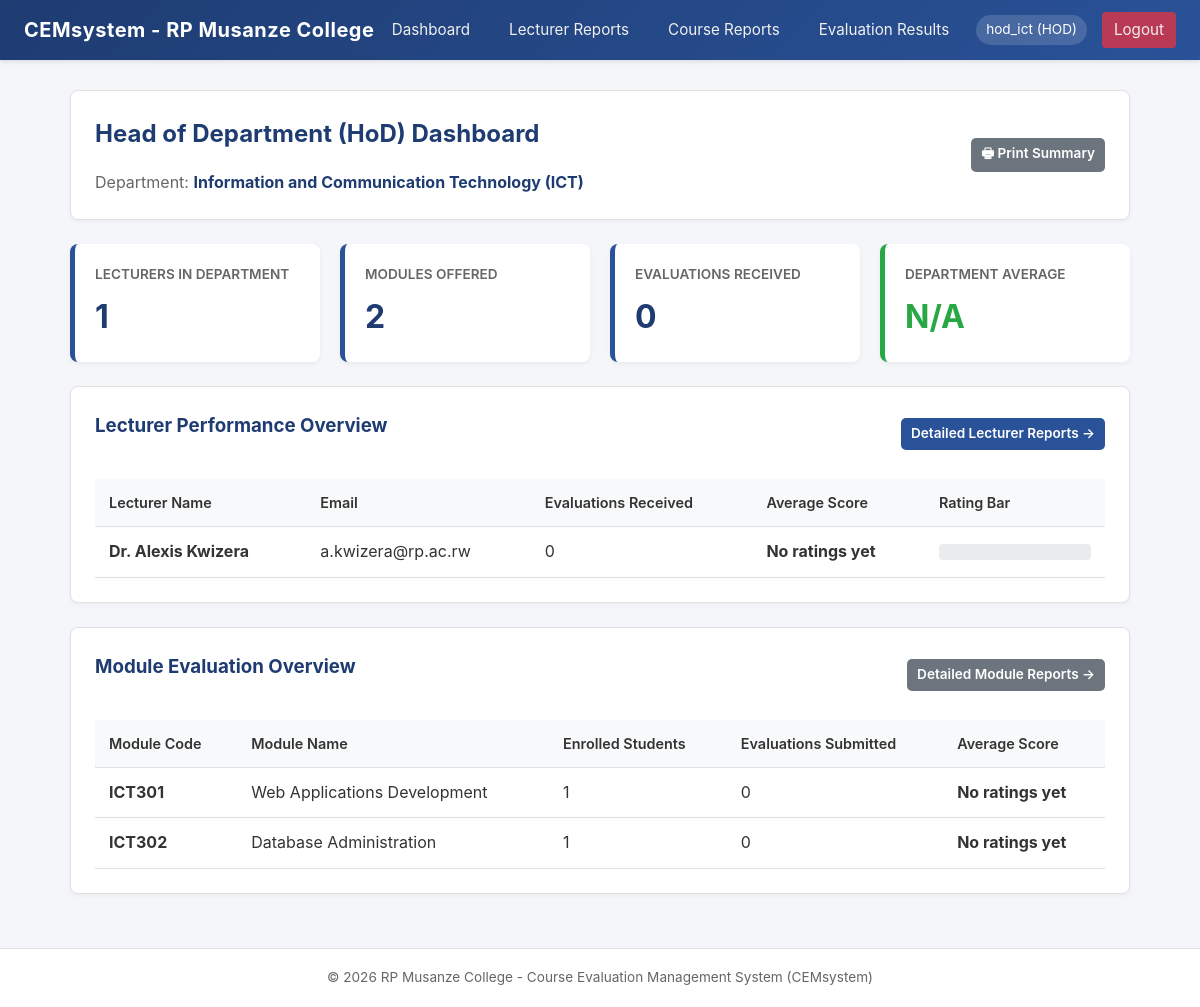
The app's page /hod/dashboard.php (signed in) with its own data.
### tables this page shows
CREATE TABLE IF NOT EXISTS `departments` (
    `id` INT AUTO_INCREMENT PRIMARY KEY,
    `name` VARCHAR(100) NOT NULL,
    `code` VARCHAR(20) NOT NULL UNIQUE
);

CREATE TABLE IF NOT EXISTS `lecturers` (
    `id` INT AUTO_INCREMENT PRIMARY KEY,
    `user_id` INT NULL,
    `name` VARCHAR(100) NOT NULL,
    `email` VARCHAR(100) NOT NULL UNIQUE,
    `department_id` INT NOT NULL,
    `created_at` TIMESTAMP DEFAULT CURRENT_TIMESTAMP,
    CONSTRAINT `fk_lecturers_user` FOREIGN KEY (`user_id`) 
        REFERENCES `users`(`id`) ON DELETE SET NULL ON UPDATE CASCADE,
    CONSTRAINT `fk_lecturers_department` FOREIGN KEY (`department_id`) 
        REFERENCES `departments`(`id`) ON DELETE RESTRICT ON UPDATE CASCADE
);

CREATE TABLE IF NOT EXISTS `courses` (
    `id` INT AUTO_INCREMENT PRIMARY KEY,
    `course_code` VARCHAR(50) NOT NULL UNIQUE,
    `course_name` VARCHAR(150) NOT NULL,
    `department_id` INT NOT NULL,
    `created_at` TIMESTAMP DEFAULT CURRENT_TIMESTAMP,
    CONSTRAINT `fk_courses_department` FOREIGN KEY (`department_id`) 
        REFERENCES `departments`(`id`) ON DELETE RESTRICT ON UPDATE CASCADE
);

### hod/dashboard.php (the view, shortened to what this page needs)
<?php
require_once __DIR__ . '/../config/db.php';
$dept_id = intval($_SESSION['department_id'] ?? 0);
$stmtDept = $pdo->prepare("SELECT * FROM departments WHERE id = ?");
$stmtDept->execute([$dept_id]);
$department = $stmtDept->fetch();
$stmtL = $pdo->prepare("SELECT COUNT(*) FROM lecturers WHERE department_id = ?");
$stmtL->execute([$dept_id]);
$totalLecturers = $stmtL->fetchColumn();
$stmtC = $pdo->prepare("SELECT COUNT(*) FROM courses WHERE department_id = ?");
$stmtC->execute([$dept_id]);
$totalCourses = $stmtC->fetchColumn();
$stmtE = $pdo->prepare("
    SELECT
        COUNT(e.id) AS total_evaluations,
        AVG((e.q1 + e.q2 + e.q3 + e.q4 + e.q5 + e.q6 + e.q7 + e.q8) / 8) AS overall_avg
    FROM evaluations e
    JOIN courses c ON e.course_id = c.id
    WHERE c.department_id = ?
");
$stmtE->execute([$dept_id]);
$evalStats = $stmtE->fetch();
$totalEvaluations = $evalStats['total_evaluations'] ?? 0;
$overallAvg = $evalStats['overall_avg'] !== null ? round($evalStats['overall_avg'], 2) : 0;
$stmtLecturerSummary = $pdo->prepare("
    SELECT
        l.id, l.name, l.email,
        COUNT(e.id) AS eval_count,
        ROUND(AVG((e.q1 + e.q2 + e.q3 + e.q4 + e.q5 + e.q6 + e.q7 + e.q8) / 8), 2) AS avg_score
    FROM lecturers l
    LEFT JOIN evaluations e ON e.lecturer_id = l.id
    WHERE l.department_id = ?
    GROUP BY l.id
    ORDER BY avg_score DESC
");
$stmtLecturerSummary->execute([$dept_id]);
$lecturerSummaries = $stmtLecturerSummary->fetchAll();
$stmtCourseSummary = $pdo->prepare("
    SELECT
        c.id, c.course_code, c.course_name,
        (SELECT COUNT(*) FROM student_courses sc WHERE sc.course_id = c.id) AS enrolled_students,
        COUNT(e.id) AS eval_count,
        ROUND(AVG((e.q1 + e.q2 + e.q3 + e.q4 + e.q5 + e.q6 + e.q7 + e.q8) / 8), 2) AS avg_score
    FROM courses c
    LEFT JOIN evaluations e ON e.course_id = c.id
    WHERE c.department_id = ?
    GROUP BY c.id
    ORDER BY c.course_code ASC
");
$stmtCourseSummary->execute([$dept_id]);
$courseSummaries = $stmtCourseSummary->fetchAll();
require_once __DIR__ . '/../includes/header.php';
?>
<div class="card">
    <div style="display: flex; justify-content: space-between; align-items: center; flex-wrap: wrap; gap: 10px;">
        <div>
            <h2>Head of Department (HoD) Dashboard</h2>
            <p style="color: var(--text-muted); margin-top: 4px;">
                Department: <strong style="color: var(--primary);"><?= htmlspecialchars($department['name']) ?> (<?= htmlspecialchars($department['code']) ?>)</strong>
            </p>
        </div>
        <div>
            <button onclick="window.print();" class="btn btn-secondary btn-sm">&#128438; Print Summary</button>
        </div>
    </div>
</div>
<div class="grid">
    <div class="stat-card">
        <div class="stat-title">Lecturers in Department</div>
        <div class="stat-value"><?= $totalLecturers ?></div>
    </div>
    <div class="stat-card">
        <div class="stat-title">Modules Offered</div>
        <div class="stat-value"><?= $totalCourses ?></div>
    </div>
    <div class="stat-card">
        <div class="stat-title">Evaluations Received</div>
        <div class="stat-value"><?= $totalEvaluations ?></div>
    </div>
    <div class="stat-card" style="border-left-color: var(--success);">
        <div class="stat-title">Department Average</div>
        <div class="stat-value" style="color: var(--success);"><?= $overallAvg > 0 ? $overallAvg . ' / 5.0' : 'N/A' ?></div>
    </div>
</div>
<div class="card">
    <div style="display: flex; justify-content: space-between; align-items: center; margin-bottom: 12px;">
        <h3>Lecturer Performance Overview</h3>
        <a href="lecturer_reports.php" class="btn btn-primary btn-sm">Detailed Lecturer Reports &rarr;</a>
    </div>
    <div class="table-responsive">
        <table>
            <thead>
                <tr>
                    <th>Lecturer Name</th>
                    <th>Email</th>
                    <th>Evaluations Received</th>
                    <th>Average Score</th>
                    <th>Rating Bar</th>
                </tr>
            </thead>
            <tbody>
                <?php if (empty($lecturerSummaries)): ?>
                    <tr><td colspan="5" style="text-align: center; color: var(--text-muted);">No lecturers found in this department.</td></tr>
                <?php else: ?>
                    <?php foreach ($lecturerSummaries as $ls): ?>
                        <tr>
                            <td><strong><?= htmlspecialchars($ls['name']) ?></strong></td>
                            <td><?= htmlspecialchars($ls['email']) ?></td>
                            <td><?= htmlspecialchars($ls['eval_count']) ?></td>
                            <td><strong><?= $ls['avg_score'] ? $ls['avg_score'] . ' / 5.0' : 'No ratings yet' ?></strong></td>
                            <td style="width: 180px;">
                                <div style="background: #e9ecef; border-radius: 4px; height: 16px; width: 100%; overflow: hidden;">
                                </div>
                            </td>
                        </tr>
                    <?php endforeach; ?>
                <?php endif; ?>
            </tbody>
        </table>
    </div>
</div>
<div class="card">
    <div style="display: flex; justify-content: space-between; align-items: center; margin-bottom: 12px;">
        <h3>Module Evaluation Overview</h3>
        <a href="course_reports.php" class="btn btn-secondary btn-sm">Detailed Module Reports &rarr;</a>
    </div>
    <div class="table-responsive">
        <table>
            <thead>
                <tr>
                    <th>Module Code</th>
                    <th>Module Name</th>
                    <th>Enrolled Students</th>
                    <th>Evaluations Submitted</th>
                    <th>Average Score</th>
                </tr>
            </thead>
            <tbody>
                <?php if (empty($courseSummaries)): ?>
                    <tr><td colspan="5" style="text-align: center; color: var(--text-muted);">No modules found in this department.</td></tr>
                <?php else: ?>
                    <?php foreach ($courseSummaries as $cs): ?>
                        <tr>
                            <td><strong><?= htmlspecialchars($cs['course_code']) ?></strong></td>
                            <td><?= htmlspecialchars($cs['course_name']) ?></td>
                            <td><?= htmlspecialchars($cs['enrolled_students']) ?></td>
                            <td><?= htmlspecialchars($cs['eval_count']) ?></td>
                            <td><strong><?= $cs['avg_score'] ? $cs['avg_score'] . ' / 5.0' : 'No ratings yet' ?></strong></td>
                        </tr>
                    <?php endforeach; ?>
                <?php endif; ?>
            </tbody>
        </table>
    </div>
</div>
<?php require_once __DIR__ . '/../includes/footer.php'; ?>

### style.css (style rules this page uses)
:root { --primary: #1e3c72; --primary-hover: #162c55; --secondary: #2a5298; --accent: #00adb5; --bg: #f4f6f9; --card-bg: #ffffff; --text-color: #333333; --text-muted: #666666; --border-color: #e0e0e0; --success: #28a745; --danger: #dc3545; --warning: #ffc107; }
* { box-sizing: border-box; margin: 0; padding: 0; font-family: -apple-system, BlinkMacSystemFont, "Segoe UI", Roboto, Helvetica, Arial, sans-serif; }
body { background-color: var(--bg); color: var(--text-color); line-height: 1.6; min-height: 100vh; display: flex; flex-direction: column; }
.card { background: var(--card-bg); border-radius: 8px; padding: 24px; margin-bottom: 24px; border: 1px solid var(--border-color); box-shadow: 0 2px 5px rgba(0,0,0,0.04); }
.card h2, .card h3 { margin-bottom: 16px; color: var(--primary); }
.grid { display: grid; grid-template-columns: repeat(auto-fit, minmax(220px, 1fr)); gap: 20px; margin-bottom: 24px; }
.stat-card { background: white; padding: 20px; border-radius: 8px; border-left: 5px solid var(--secondary); box-shadow: 0 2px 5px rgba(0,0,0,0.05); }
.stat-card .stat-title { font-size: 0.85rem; color: var(--text-muted); text-transform: uppercase; font-weight: 600; }
.stat-card .stat-value { font-size: 2rem; font-weight: 700; color: var(--primary); margin-top: 5px; }
.btn { display: inline-block; padding: 9px 18px; font-size: 0.95rem; font-weight: 600; border-radius: 5px; text-decoration: none; cursor: pointer; border: none; transition: background-color 0.2s, transform 0.1s; }
.btn-primary { background-color: var(--secondary); color: white; }
.btn-secondary { background-color: #6c757d; color: white; }
.btn-sm { padding: 5px 10px; font-size: 0.85rem; }
.table-responsive { overflow-x: auto; }
table { width: 100%; border-collapse: collapse; margin-top: 10px; }
table th, table td { padding: 12px 14px; text-align: left; border-bottom: 1px solid var(--border-color); }
table th { background-color: #f8f9fa; color: var(--text-color); font-weight: 600; font-size: 0.9rem; }

### records on screen
departments: name "Information and Communication Technology", code "ICT"
lecturers: name "Dr. Alexis Kwizera", email "a.kwizera@rp.ac.rw", eval_count "0"
courses: course_code "ICT301", course_name "Web Applications Development", enrolled_students "1", eval_count "0"
courses: course_code "ICT302", course_name "Database Administration", enrolled_students "1", eval_count "0"

### other values on screen
$_SESSION['username'] "hod_ict"
$_SESSION['role'] "HOD"
$totalLecturers "1"
$totalCourses "2"
$totalEvaluations "0"
